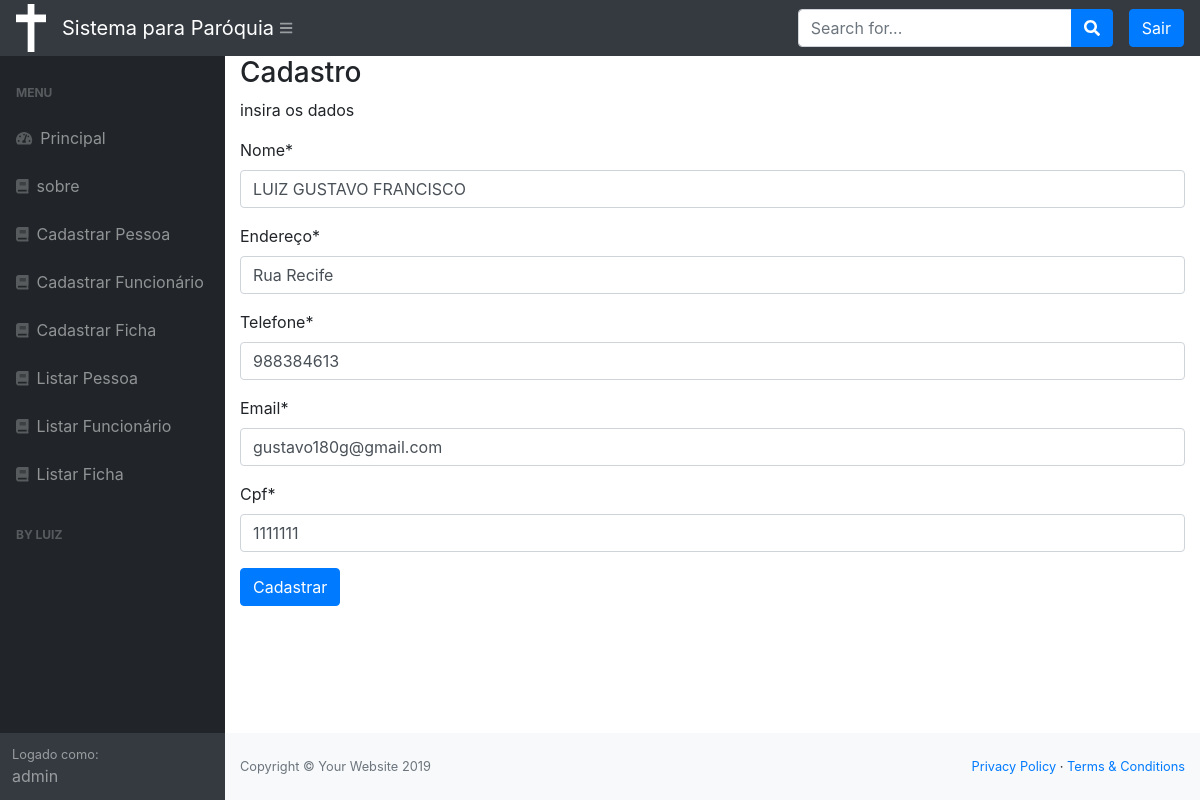
/editar/pessoa/1/ (signed in), run on an earlier commit of the app's database.
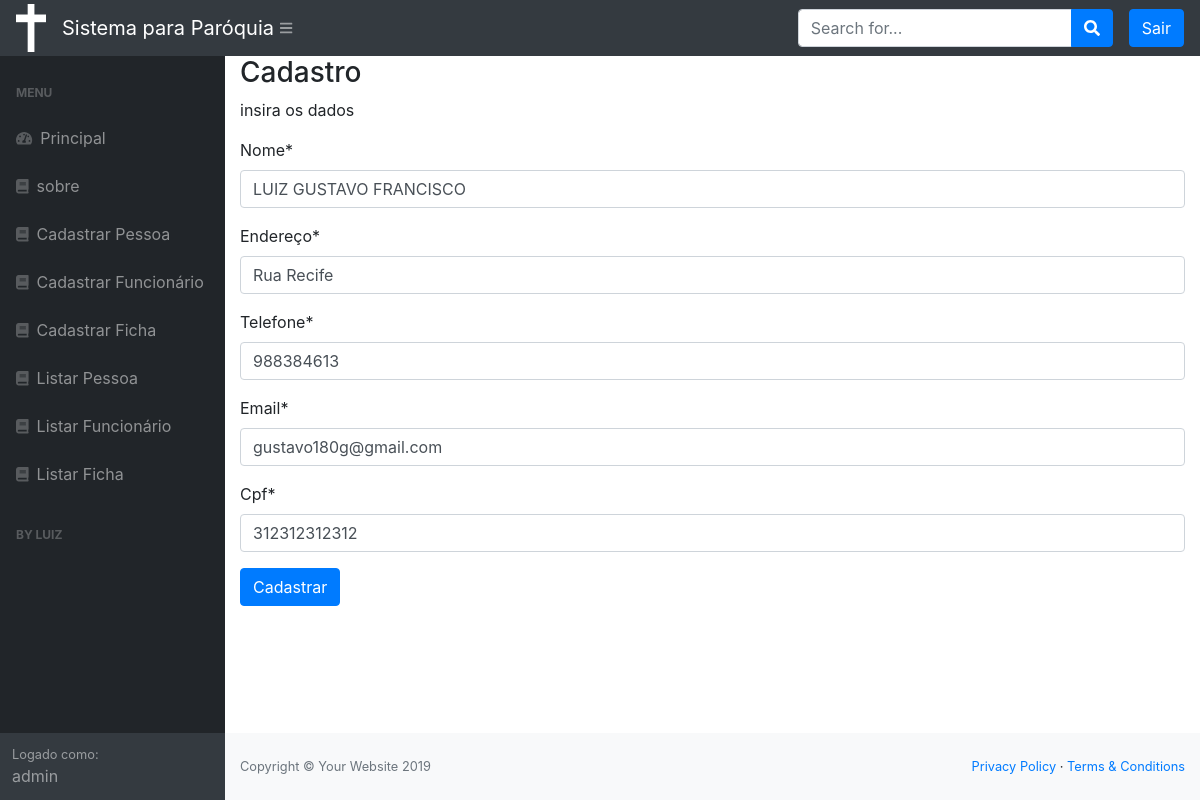
And on a later commit of the database.
### cadastros/models.py (models this page shows, shortened)
class Pessoa(models.Model):
    nome = models.CharField(max_length=50)
    endereco = models.CharField(max_length=50, verbose_name="Endereço", unique=True)
    telefone = models.IntegerField()
    email = models.CharField(max_length=50, unique=True)
    cpf = models.IntegerField(unique=True)

### cadastros/views.py (the view)
# urls.py: path('editar/pessoa/<int:pk>/', PessoaUpdate.as_view(), name="editar-pessoa"),
class PessoaUpdate(LoginRequiredMixin, UpdateView):
    login_url = reverse_lazy('login')
    model = Pessoa
    fields = ['nome','endereco','telefone', 'email', 'cpf']
    template_name = 'cadastros/form.html'
    success_url = reverse_lazy('listar-pessoa')

### cadastros/templates/cadastros/form.html (shortened to what this page needs)
{% extends 'paginas/modelo.html' %}
{% load static %}
{% load crispy_forms_tags %}
{% block conteudo %}
    <h3>Cadastro </h3>
    <p>insira os dados</p>
    <form action="" method="POST">
        {{ form|crispy }}
        <button type="submit" class="btn btn-primary">Cadastrar</button>
      </form>
{% endblock %}

What changed in the data, as far as the page shows it:
changed Pessoa "LUIZ GUSTAVO FRANCISCO": cpf "1111111" → "312312312312"
